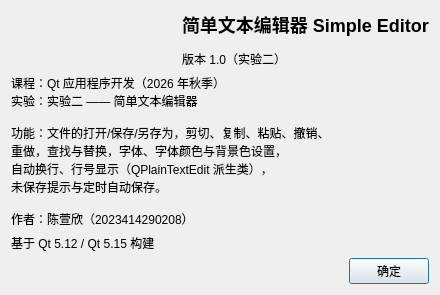
<?xml version="1.0" encoding="UTF-8"?>
<ui version="4.0">
 <class>AboutDialog</class>
 <widget class="QDialog" name="AboutDialog">
  <property name="geometry">
   <rect>
    <x>0</x>
    <y>0</y>
    <width>440</width>
    <height>280</height>
   </rect>
  </property>
  <property name="windowTitle">
   <string>关于 简单文本编辑器</string>
  </property>
  <layout class="QVBoxLayout" name="verticalLayout">
   <item>
    <layout class="QHBoxLayout" name="layTitle">
     <item>
      <widget class="QLabel" name="lblIcon">
       <property name="text">
        <string/>
       </property>
       <property name="pixmap">
        <pixmap resource="../icons.qrc">:/icons/about.png</pixmap>
       </property>
      </widget>
     </item>
     <item>
      <widget class="QLabel" name="lblTitle">
       <property name="text">
        <string>&lt;h2&gt;简单文本编辑器 Simple Editor&lt;/h2&gt;&lt;p&gt;版本 1.0（实验二）&lt;/p&gt;</string>
       </property>
      </widget>
     </item>
    </layout>
   </item>
   <item>
    <widget class="QLabel" name="lblBody">
     <property name="text">
      <string>课程：Qt 应用程序开发（2026 年秋季）
实验：实验二 —— 简单文本编辑器

功能：文件的打开/保存/另存为，剪切、复制、粘贴、撤销、
重做，查找与替换，字体、字体颜色与背景色设置，
自动换行、行号显示（QPlainTextEdit 派生类），
未保存提示与定时自动保存。

作者：陈萱欣（2023414290208）</string>
     </property>
    </widget>
   </item>
   <item>
    <widget class="QLabel" name="lblQt">
     <property name="text">
      <string>基于 Qt 5.12 / Qt 5.15 构建</string>
     </property>
    </widget>
   </item>
   <item>
    <layout class="QHBoxLayout" name="layBtn">
     <item>
      <spacer name="spacer">
       <property name="orientation">
        <enum>Qt::Horizontal</enum>
       </property>
       <property name="sizeHint" stdset="0">
        <size>
         <width>40</width>
         <height>20</height>
        </size>
       </property>
      </spacer>
     </item>
     <item>
      <widget class="QPushButton" name="btnClose">
       <property name="text">
        <string>确定</string>
       </property>
       <property name="default">
        <bool>true</bool>
       </property>
      </widget>
     </item>
    </layout>
   </item>
  </layout>
 </widget>
 <resources>
  <include location="../icons.qrc"/>
 </resources>
 <connections/>
</ui>
